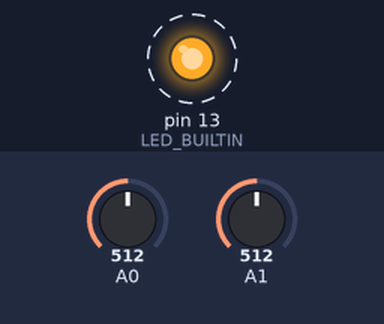
Bench run of a sketch on a simulated Arduino Uno, built with avr-gcc and run on an emulated ATmega328P. Shown: output pins drawn as LEDs (lit = HIGH). Dashed ring = blinking. The test bench sets the inputs (shaded band); at power-on: A0 = 512, A1 = 512. What the sketch prints to the serial monitor is not drawn.

Above: at 0.12 s.
Timing chart, 0 to 3.0 s (numbered marks = the images above):
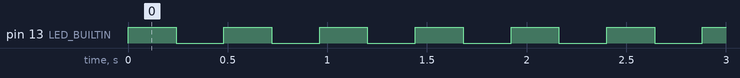

Measured:
- by itself, pin 13 (LED_BUILTIN): alternates HIGH for 0.24 s and LOW for 0.24 s

The sketch:

arrayqueue.ino
```cpp
/*
 * Example of a basic FreeRTOS queue
 * https://www.freertos.org/Embedded-RTOS-Queues.html
 */

// Include Arduino FreeRTOS library
#include <Arduino_FreeRTOS.h>

// Include queue support
#include <queue.h>

// Define a Array
int pinReadArray[4]={0,0,0,0};

//Function Declaration
void TaskBlink(void *pvParameters);
void TaskAnalogReadPin0(void *pvParameters);
void TaskAnalogReadPin1(void *pvParameters);
void TaskSerial(void *pvParameters);

/*
 * Declaring a global variable of type QueueHandle_t
 *
 */
QueueHandle_t arrayQueue;

void setup() {

 /**
   * Create a queue.
   * https://www.freertos.org/a00116.html
   */
arrayQueue=xQueueCreate(10, //Queue length
                        sizeof(pinReadArray)); //Queue item size
if(arrayQueue!=NULL){

  // Create task that consumes the queue if it was created.
  xTaskCreate(TaskSerial,// Task function
              "PrintSerial",// Task name
              128,// Stack size
              NULL,
              2,// Priority
              NULL);

  // Create task that publish data in the queue if it was created.
  xTaskCreate(TaskAnalogReadPin0, // Task function
              "AnalogRead1",// Task name
              128,// Stack size
              NULL,
              1,// Priority
              NULL);

   // Create other task that publish data in the queue if it was created.
   xTaskCreate(TaskAnalogReadPin1,// Task function
              "AnalogRead2",// Task name
              128,// Stack size
              NULL,
              1,// Priority
              NULL);


   xTaskCreate(TaskBlink,// Task function
              "Blink", // Task name
              128,// Stack size
              NULL,
              0,// Priority
              NULL);

}
}

void loop() {}

/**
 * Analog read task for Pin A0
 * Reads an analog input on pin 0 and send the readed value through the queue.
 * See Blink_AnalogRead example.
 */
void TaskAnalogReadPin0(void *pvParameters){
  (void) pvParameters;
  for (;;){
  pinReadArray[0]=0;
  pinReadArray[1]=analogRead(A0);
  /**
     * Post an item on a queue.
     * https://www.freertos.org/a00117.html
     */
  xQueueSend(arrayQueue,&pinReadArray,portMAX_DELAY);
  // One tick delay (15ms) in between reads for stability
  vTaskDelay(1);
  }
}

/**
 * Analog read task for Pin A1
 * Reads an analog input on pin 1 and send the readed value through the queue.
 * See Blink_AnalogRead example.
 */
void TaskAnalogReadPin1(void *pvParameters){
  (void) pvParameters;
  for (;;){
  pinReadArray[2]=1;
  pinReadArray[3]=analogRead(A1);
  /**
     * Post an item on a queue.
     * https://www.freertos.org/a00117.html
     */
  xQueueSend(arrayQueue,&pinReadArray,portMAX_DELAY);
  // One tick delay (15ms) in between reads for stability
  vTaskDelay(1);
  }
}


/**
 * Serial task.
 * Prints the received items from the queue to the serial monitor.
 */
void TaskSerial(void *pvParameters){
  (void) pvParameters;

  // Init Arduino serial
  Serial.begin(9600);

  // Wait for serial port to connect. Needed for native USB, on LEONARDO, MICRO, YUN, and other 32u4 based boards.
  while (!Serial) {
    vTaskDelay(1);
  }

  for (;;){
    if(xQueueReceive(arrayQueue,&pinReadArray,portMAX_DELAY) == pdPASS ){
      Serial.print("PIN:");
      Serial.println(pinReadArray[0]);
      Serial.print("value:");
      Serial.println(pinReadArray[1]);
      Serial.print("PIN:");
      Serial.println(pinReadArray[2]);
      Serial.print("value:");
      Serial.println(pinReadArray[3]);
      vTaskDelay(500/portTICK_PERIOD_MS);
    }
  }
}

/*
 * Blink task.
 * See Blink_AnalogRead example.
 */
void TaskBlink(void *pvParameters){
  (void) pvParameters;
  pinMode(LED_BUILTIN,OUTPUT);
  digitalWrite(LED_BUILTIN,LOW);
  for (;;){
    digitalWrite(LED_BUILTIN,HIGH);
    vTaskDelay(250/portTICK_PERIOD_MS);
    digitalWrite(LED_BUILTIN,LOW);
    vTaskDelay(250/portTICK_PERIOD_MS);
  }
}
```
